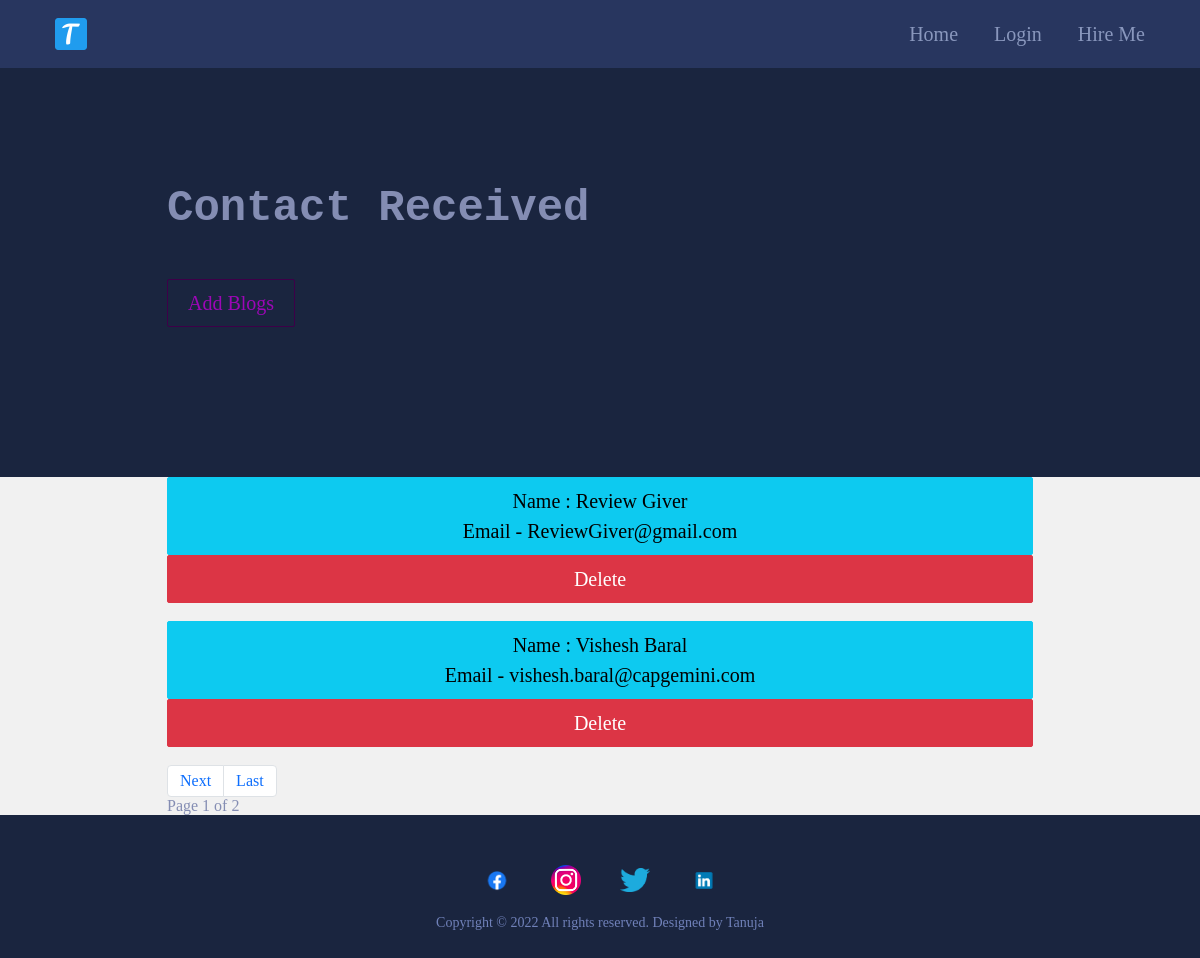
/allContactProfiles/, run on an earlier commit of the app's database.
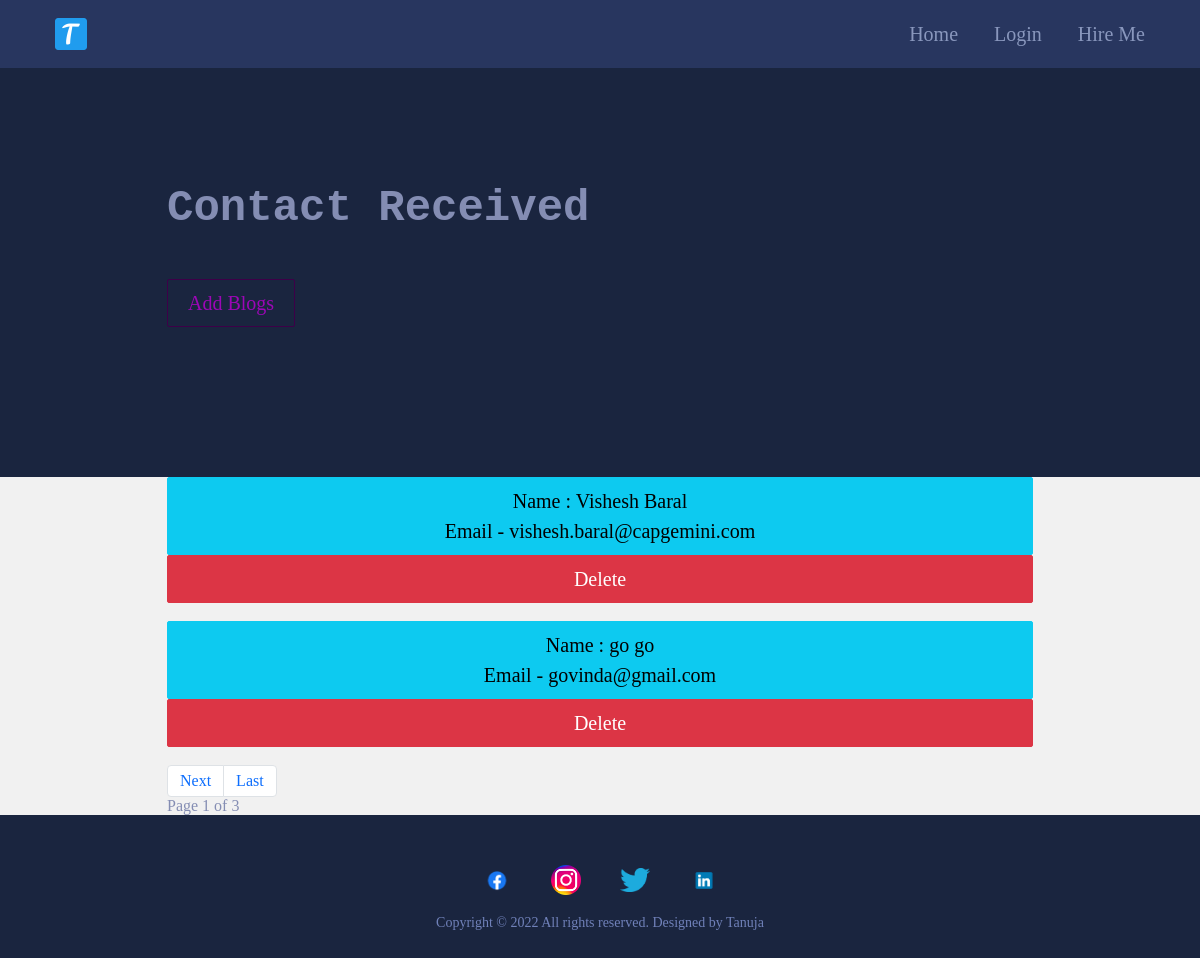
And on a later commit of the database.
### main/models.py (models this page shows, shortened)
class ContactProfile(models.Model):
    class Meta:
        verbose_name_plural = 'Contact Profiles'
        verbose_name = 'Contact Profile'
        ordering = ["timestamp"]
    timestamp = models.DateTimeField(auto_now_add=True)
    name = models.CharField(verbose_name="Name",max_length=100)
    email = models.EmailField(verbose_name="Email")
    message = models.TextField(verbose_name="Message")

### main/views.py (the view)
# urls.py: path('allContactProfiles/',views.allContactProfiles.as_view(),name="allContactProfiles"),
class allContactProfiles(generic.ListView):
	model = ContactProfile
	template_name = "main/allContactProfiles.html"
	paginate_by =2

### cv/context_processors.py (called while the page is built)
def project_context(request):
	context = {
		'me': User.objects.first(),
	}
	return context

### main/templates/main/allContactProfiles.html (shortened to what this page needs)
{% extends 'main/base.html' %}
{% load static %}
{% block content %}
    <section>
      <div class="innerPageBannerCol">
        <div class="container">
          <div class="row g-4 g-md-3  align-items-center">
            <div class="col-md-6">
              <div class="bannerContent">
                <h1 class="xlTitle pb-md-3">Contact Received</h1><br>
                <a href="{%url 'main:addBlogs'%}" class="btn btnOutline">Add Blogs</a>
              </div>
            </div>
          </div>
        </div>
      </div>
    </section>
    <section>
      <div class="lightBg">
        <div class="container">
          <ul>
            {% for item in object_list %}
             <li><a href="{%url 'main:contactDetails' item.pk %}" class="btn btn-info col col-12"> Name : {{item.name}}
               <br>
               Email - {{item.email}}</a></li> <li>
                <div class="container">
                  <div class="row">
                <a href="{%url 'main:deleteContactProfile' item.pk%}" class="btn btn-danger col col-12">Delete</a>
                  </div>
                </div>
              </li>
              <br>
            {%endfor%}
        </ul>
        <nav aria-label="Page navigation example">
            <ul class="pagination" >
              {%if page_obj.has_next%}
                <li class="page-item"><a class="page-link" href="?page={{page_obj.next_page_number}}">Next</a></li>
                <li class="page-item"><a class="page-link"href="?page={{page_obj.paginator.num_pages}}">Last</a></li>
              {%endif%}
            </ul>
            <div>
              Page {{page_obj.number }} of {{page_obj.paginator.num_pages}}
            </div>
            </nav>
        </div>
      </div>
    </section>
    {%endblock%}

What changed in the data, as far as the page shows it:
removed ContactProfile: name "Review Giver", email "ReviewGiver@gmail.com"
added ContactProfile: name "go go", email "govinda@gmail.com"
Also different on the page:
{{ page_obj.paginator.num_pages }}: "2" → "3"
